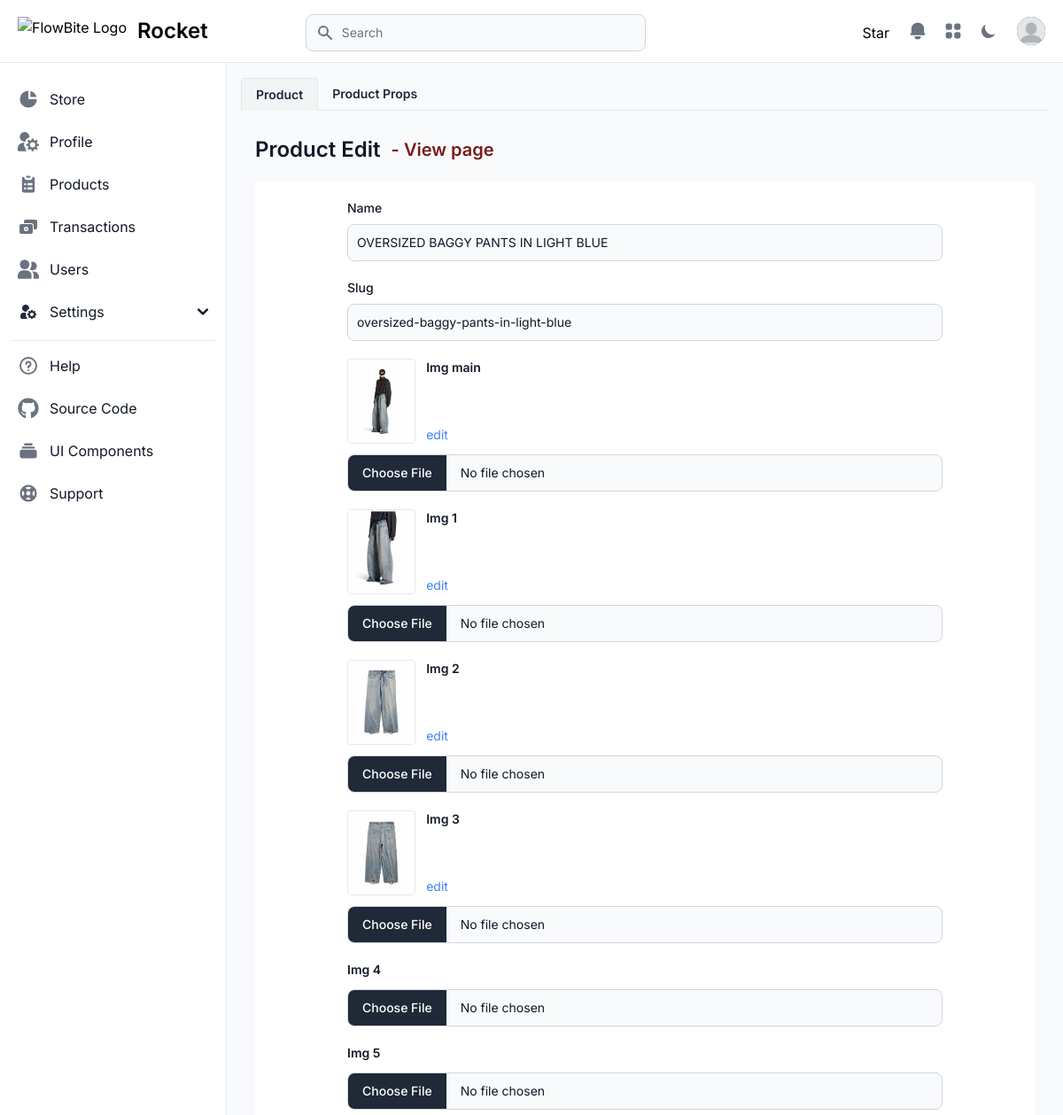
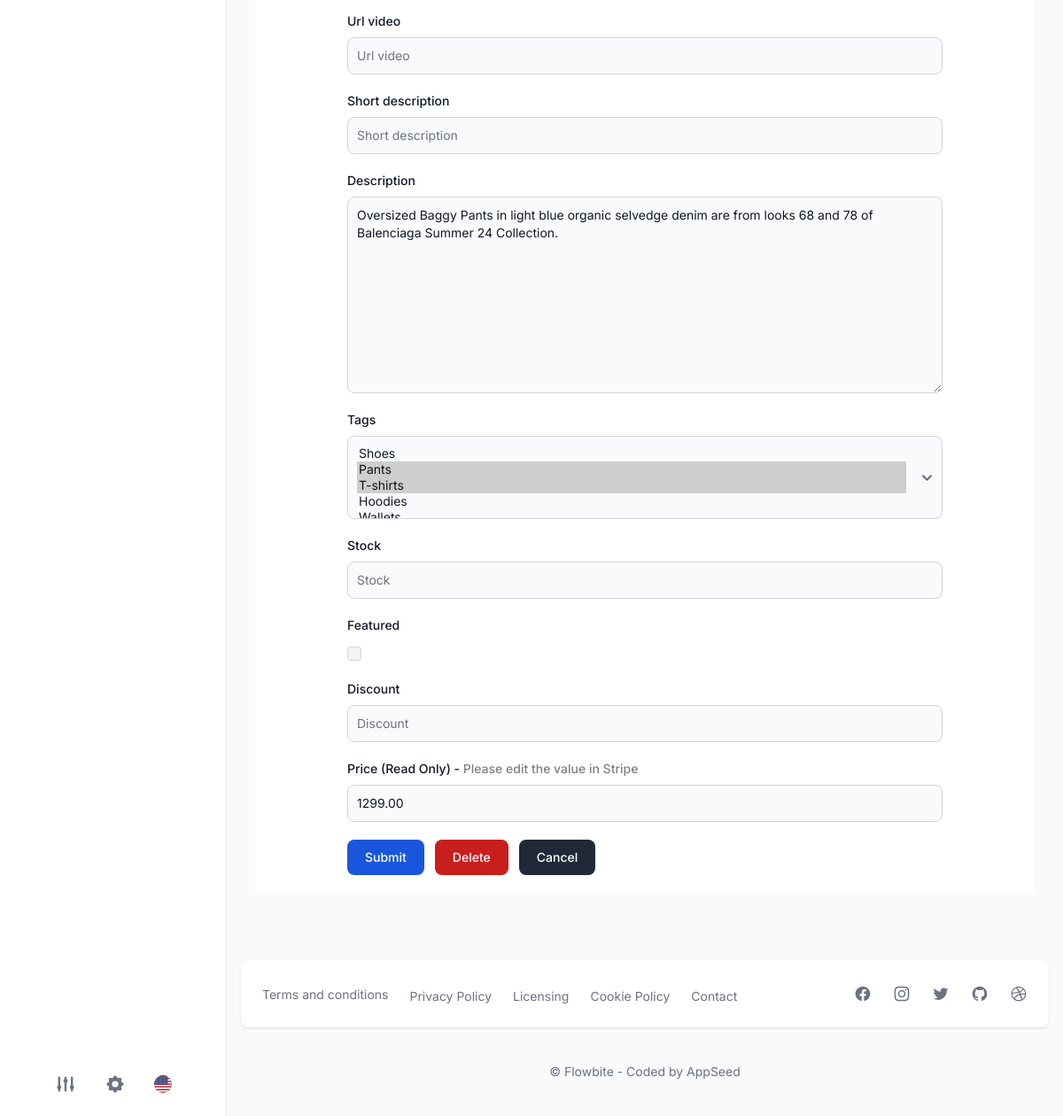
The app's page /edit-product/3/ (signed in) with its own data (2 pictures, top to bottom).
### apps/common/models.py (models this page shows, shortened)
class BaseModel(models.Model):
    created_at = models.DateTimeField(auto_now_add=True)
    updated_at = models.DateTimeField(auto_now=True)
    class Meta:
        abstract = True

class Product(BaseModel):
    product_stripe = models.OneToOneField(ProductStripe, on_delete=models.CASCADE, related_name="product")
    name = models.CharField(max_length=255)
    slug = AutoSlugField(populate_from='name', unique=True)
    img_main = models.ImageField(upload_to='product', null=True, blank=True)
    img_1 = models.ImageField(upload_to='product', null=True, blank=True)
    img_2 = models.ImageField(upload_to='product', null=True, blank=True)
    img_3 = models.ImageField(upload_to='product', null=True, blank=True)
    img_4 = models.ImageField(upload_to='product', null=True, blank=True)
    img_5 = models.ImageField(upload_to='product', null=True, blank=True)
    url_video = models.URLField(null=True, blank=True)
    short_description = models.CharField(max_length=100, null=True, blank=True)
    description = models.TextField(null=True, blank=True)
    tags = models.ManyToManyField(Tag, blank=True)
    stock = models.IntegerField(null=True, blank=True)
    featured = models.BooleanField(default=False)
    discount = models.DecimalField(max_digits=5, decimal_places=2, blank=True,null=True)
    price = models.DecimalField(max_digits=10, decimal_places=2)

### home/views.py (the view)
    def _wrapped_view(request, *args, **kwargs):
        if not request.user.is_authenticated or not request.user.is_staff:
            return redirect('signin')
        return view_func(request, *args, **kwargs)

### apps/common/models.py (called while the page is built)
    def __str__(self):
        return self.name

### home/views.py (called while the page is built)
def staff_member_required(view_func):
    def _wrapped_view(request, *args, **kwargs):
        if not request.user.is_authenticated or not request.user.is_staff:
            return redirect('signin')
        return view_func(request, *args, **kwargs)
    return _wrapped_view

@staff_member_required
def edit_product(request, product_id):
  product = get_object_or_404(Product, pk=product_id)
  form = ProductForm(instance=product)
  if request.method == 'POST':
    form = ProductForm(request.POST, request.FILES, instance=product)
    if form.is_valid():
      form.save()
      return redirect(reverse('load_products'))
  context = {
    'form': form,
    'product': product
  }
  return render(request, 'pages/edit-product.html', context)

### templates/pages/edit-product.html (shortened to what this page needs)
{% extends "layouts/base.html" %}
{% load static file_extension %}
{% block content %}
<div class="grid grid-cols-1 px-4 pt-6 xl:grid-cols-3 xl:gap-4 dark:bg-gray-900">
    <div class="mb-4 col-span-full xl:mb-2">
        <div class="">
            <ul id="tabs" class="flex flex-wrap text-sm font-medium text-center text-gray-500 border-b border-gray-200 dark:border-gray-700 dark:text-gray-400">
                <li class="dark:bg-gray-800 bg-gray-100 px-4 text-gray-800 dark:text-white font-semibold py-2 rounded-t border-t border-r border-l -mb-px">
                    <a id="default-tab" href="#first">Product</a>
                </li>
                <li class="px-4 text-gray-800 dark:text-white font-semibold py-2 rounded-t">
                    <a href="#second">Product Props</a>
                </li>
            </ul>
            <div id="tab-contents">
                <div id="first" class="p-4">
                    <div class="flex gap-3 items-center">
                        <h1 class="text-xl font-semibold text-gray-900 sm:text-2xl dark:text-white mt-3">Product Edit</h1>
                        <a href="{% url "product_details" product.slug %}" target="_blank" class="text-xl font-semibold text-red-900 dark:text-red-600 mt-3">- View page</a>
                    </div>
                    <section class="bg-white dark:bg-gray-900 mb-5 mt-5 p-5">
                        <form method='post' class="max-w-2xl mx-auto" enctype="multipart/form-data">
                            {% for field in form %}
                                {% if not 'img' in field.name %}
                                <div class="mb-5">
                                    <label for="{{ field.id_for_label }}" class="block mb-2 text-sm font-medium text-gray-900 dark:text-white">{{ field.label }} </label>
                                    {{ field }}
                                </div>
                                {% else %}
                                <div class="mb-5">
                                    <div class="flex gap-3 mb-3">
                                        {% if field.value %}
                                        <img class="h-24 rounded border border-gray-200" src="/media/{{ field.value }}" alt="">
                                        {% endif %}
                                        <div class="flex justify-between flex-col">
                                            <label for="{{ field.id_for_label }}" class="block text-sm font-semibold text-gray-900 dark:text-white">{{ field.label }}</label>
                                            {% if field.value %}
                                            <a class="text-sm text-blue-500" href="{% url "edit_image" product_id=product.id img_name=field.name %}">edit</a>
                                            {% endif %}
                                        </div>
                                    </div>
                                    <input type="file" name="{{ field.name }}" class="block w-full text-sm text-gray-900 border border-gray-300 rounded-lg cursor-pointer bg-gray-50 dark:text-gray-400 focus:outline-none dark:bg-gray-700 dark:border-gray-600 dark:placeholder-gray-400" id="">
                                </div>
                                {% endif %}
                            {% endfor %}
                            <div class="flex gap-3">
                                <button type="submit" class="text-white bg-blue-700 hover:bg-blue-800 focus:ring-4 focus:outline-none focus:ring-blue-300 font-medium rounded-lg text-sm w-full sm:w-auto px-5 py-2.5 text-center dark:bg-blue-600 dark:hover:bg-blue-700 dark:focus:ring-blue-800">Submit</button>
                                <button data-modal-target="popup-modal" data-modal-toggle="popup-modal" class="block text-white bg-red-700 hover:bg-red-800 focus:ring-4 focus:outline-none focus:ring-red-300 font-medium rounded-lg text-sm px-5 py-2.5 text-center dark:bg-red-600 dark:hover:bg-red-700 dark:focus:ring-red-800" type="button">Delete</button>
                                <a href="{% url "load_products" %}" class="text-white bg-gray-800 hover:bg-gray-900 focus:outline-none focus:ring-4 focus:ring-gray-300 font-medium rounded-lg text-sm px-5 py-2.5 dark:bg-gray-800 dark:hover:bg-gray-700 dark:focus:ring-gray-700 dark:border-gray-700">Cancel</a>
                            </div>
                        </form>
                    </section>
                </div>
            </div>
        </div>
    </div>
</div>
{% endblock content %}

### templates/pages/edit-product.html (style rules this page uses)
label span { color: grey !important; }

### records on screen
Product: form "OVERSIZED BAGGY PANTS IN LIGHT BLUE" "oversized-baggy-pants-in-light-blue" "Oversized Baggy Pants in light blue organic selvedge denim are from looks 68 and 78 of Balenciaga Summer 24 Collection." "1299.00", value (picture)

### other values on screen
{{ field.label }} "Name" "Slug" "Url video" "Short description" "Description" "Tags" "Stock" "Featured" "Discount" "Price (Read Only) - Please edit the value in Stripe"
{{ field.label }} "Img main" "Img 1" "Img 2" "Img 3" "Img 4" "Img 5"
